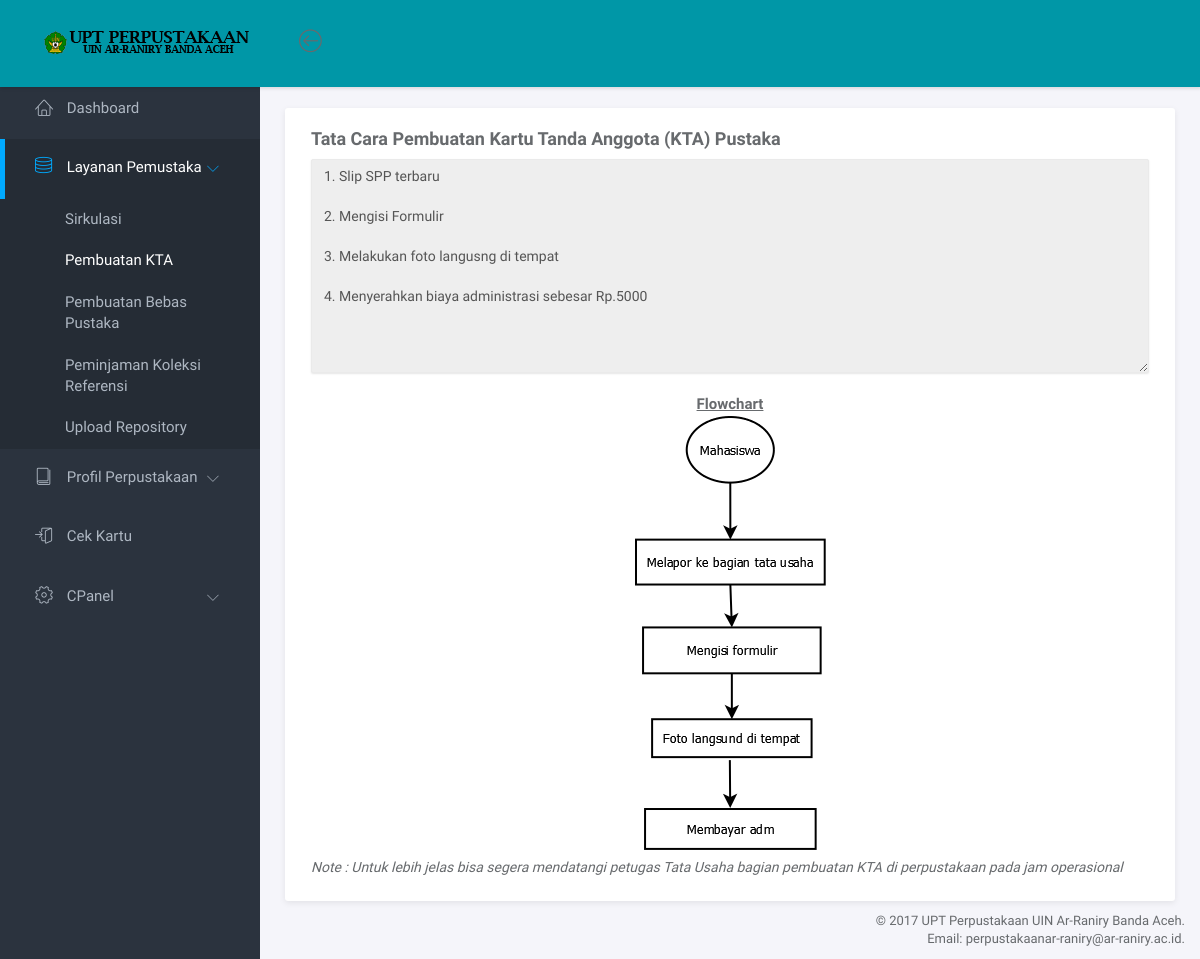
/index.php/tatacara/pembuatankta, run on an earlier commit of the app's database.
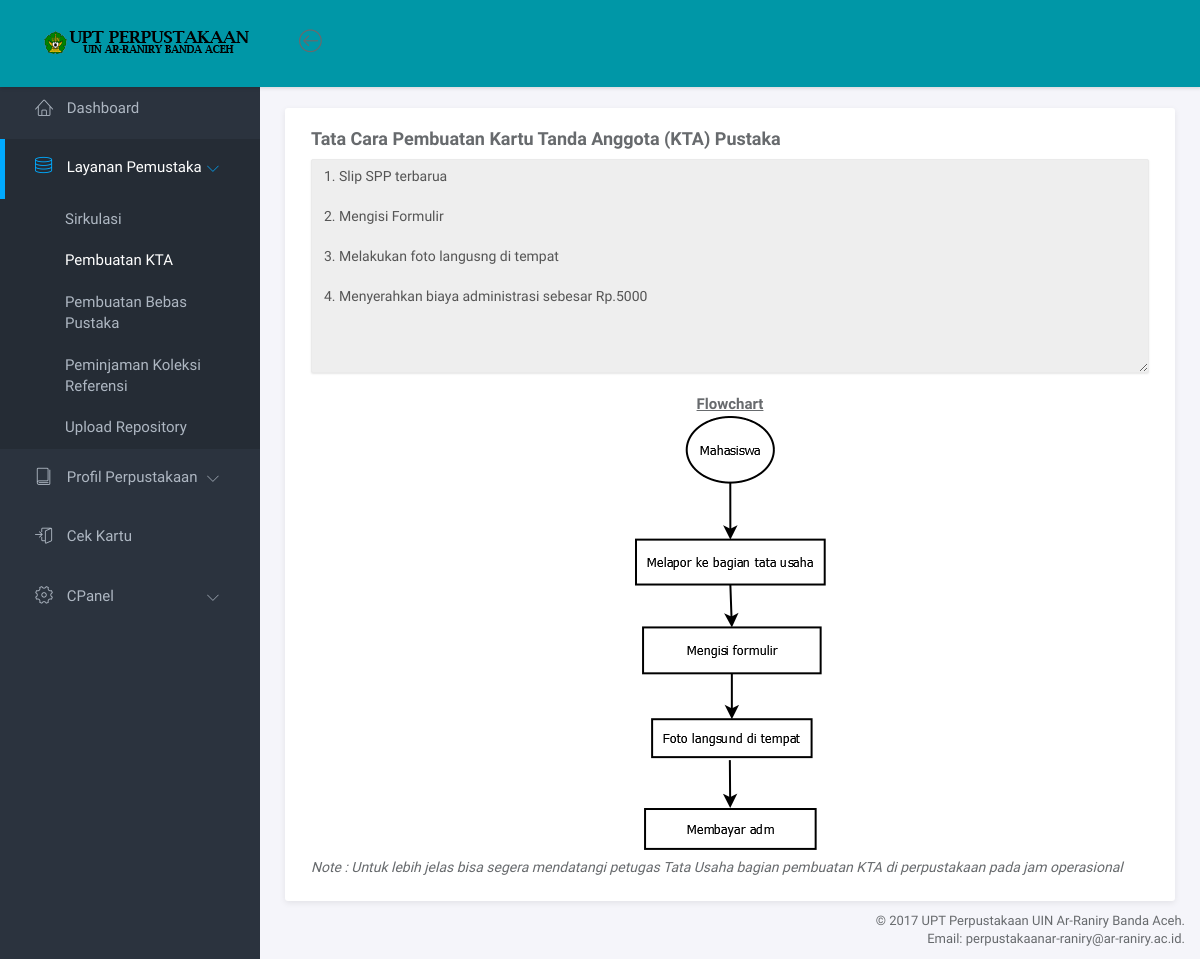
And on a later commit of the database.
### tables this page shows
CREATE TABLE IF NOT EXISTS `pembuatankta` (
  `id_pembuatankta` int(11) NOT NULL AUTO_INCREMENT,
  `judul_pembuatankta` varchar(255) NOT NULL,
  `deskripsi_pembuatankta` varchar(1000) NOT NULL,
  `gambar_pembuatankta` varchar(255) NOT NULL,
  PRIMARY KEY (`id_pembuatankta`)
);

### application/controllers/Tatacara.php (called while the page is built, shortened)
<?php
class Tatacara extends CI_Controller {
	public function pembuatankta()
	{
		$data['pembuatankta'] = $this->m_cpanel->get_data('pembuatankta')->result();
		$this->load->view('pembuatankta',$data);
	}
}

### index.php (called while the page is built, shortened)
<?php
require_once BASEPATH.'core/CodeIgniter.php';

### application/models/M_cpanel.php (called while the page is built, shortened)
<?php
class M_cpanel extends CI_Model{
		public function get_data($table){
			return $this->db->get($table);
	}
}
?>

### application/views/pembuatankta.php (the view, shortened to what this page needs)
<?php
	$parent='layananpemustaka';
	$halaman='pembuatankta';
?>
<!doctype html>
<html lang="en">
<?php
include "head.php";
?>
<body>
	<div id="wrapper">
		<?php
			include 'navbar.php';
		?>
		<?php
			include 'leftmenu.php';
		?>
		<div class="main">
			<div class="main-content">
				<div class="container-fluid">
					<div class="panel panel-headline">
						<div class="panel-body">
						<?php foreach($pembuatankta as $m) { ?>
							<h4><p><b>
							<?php echo $m->judul_pembuatankta;?>
							</b></p></h4>
							<textarea class="form-control"  name="deskripsi_pembuatankta" rows="10" readonly><?php echo $m->deskripsi_pembuatankta ?></textarea>
							<br>
							<center><b><u>Flowchart</u></b></center>
							<center>
							<img src="<?php echo base_url('assets/assets/img/pembuatankta.png')?>">
							</center>
							<h5><i>Note : Untuk lebih jelas bisa segera mendatangi petugas Tata Usaha bagian pembuatan KTA di perpustakaan pada jam operasional</i></h5>
						<?php } ?>
						</div>
					</div>
				</div>
			</div>
		</div>
		<?php
		include "footer.php";
		?>
	</div>
</body>
</html>

### application/views/head.php (shortened to what this page needs)
<head>
	<link rel="stylesheet" href="<?php echo base_url('assets/assets/vendor/bootstrap/css/bootstrap.min.css')?>">
	<link rel="stylesheet" href="<?php echo base_url('assets/assets/vendor/font-awesome/css/font-awesome.min.css')?>">
	<link rel="stylesheet" href="<?php echo base_url('assets/assets/vendor/linearicons/style.css')?>">
	<link rel="stylesheet" href="<?php echo base_url('assets/assets/css/main.css')?>">
	<link rel="stylesheet" href="<?php echo base_url('assets/assets/css/demo.css')?>">
</head>

### application/views/navbar.php
<nav class="navbar navbar-default navbar-fixed-top">
	<div class="warna">
			<div class="brand">
				<a href="index.html"><img src="<?php echo base_url('assets/assets/img/uptperpustakaan2.png')?>" alt="SIMPUS Ar-Raniry" class="img-responsive logo"></a>
			</div>
			<div class="container-fluid">
				<div class="navbar-btn">
					<button type="button" class="btn-toggle-fullwidth"><i class="lnr lnr-arrow-left-circle"></i></button>
				</div>
			</div>
	</div>
</nav>

### application/views/leftmenu.php (shortened to what this page needs)
<div id="sidebar-nav" class="sidebar">
			<div class="sidebar-scroll">
				<nav>
					<ul class="nav">
					<?php
					if($this->session->userdata('userdata') == 'admin'):
					?>
					<?php else: ?>
					<li>
					<a <?php if($halaman == "dashboard") echo "class='active'"; ?> href="<?php echo base_url(); ?>">
					<i class="lnr lnr-home"></i> <span>Dashboard</span></a>
					</li>
					<li>
					<a <?php if($parent == "layananpemustaka") echo "class='active'"; ?> href="#subPages" data-toggle="collapse"><i class="lnr lnr-database"></i> <span>Layanan Pemustaka</span> <i class="icon-submenu lnr lnr-chevron-left"></i></a>
					<div id="subPages" <?php if($parent == "layananpemustaka"): echo "class='collapse in'"; ?><?php elseif($parent != "layananpemustaka"): echo "class='collapse'"; ?><?php endif ?>>
						<ul class="nav">
						<li><a <?php if($halaman == "sirkulasi") echo "class='active'"; ?> href="<?php echo base_url(); ?>tatacara/sirkulasi">Sirkulasi</a></li>
						<li><a <?php if($halaman == "pembuatankta") echo "class='active'"; ?> href="<?php echo base_url(); ?>tatacara/pembuatankta">Pembuatan KTA</a></li>
						<li><a <?php if($halaman == "pembuatanbebaspustaka") echo "class='active'"; ?> href="<?php echo base_url(); ?>tatacara/pembuatanbebaspustaka">Pembuatan Bebas Pustaka</a></li>
						<li><a <?php if($halaman == "peminjamanreferensi") echo "class='active'"; ?> href="<?php echo base_url(); ?>tatacara/peminjamanreferensi">Peminjaman Koleksi Referensi</a></li>
						<li><a <?php if($halaman == "uploadrepository") echo "class='active'"; ?> href="<?php echo base_url(); ?>tatacara/uploadrepository">Upload Repository</a></li>
						</ul>
					</div>
					</li>
					<li>
					<a <?php if($parent == "profilperpustakaan") echo "class='active'"; ?> href="#subPages2" data-toggle="collapse"><i class="lnr lnr-book"></i> <span>Profil Perpustakaan</span> <i class="icon-submenu lnr lnr-chevron-left"></i></a>
					</li>
					<li><a <?php if($halaman == "cekdenda") echo "class='active'"; ?> href="<?php echo base_url(); ?>cek/cekdenda"><i class="lnr lnr-enter"></i> <span>Cek Kartu</span></a></li>
						<li>
					<a <?php if($parent == "admin") echo "class='active'"; ?> href="#subPages3" data-toggle="collapse"><i class="lnr lnr-cog"></i> <span>CPanel</span> <i class="icon-submenu lnr lnr-chevron-left"></i></a>
						</li>
						<?php endif ?>
					</ul>
				</nav>
			</div>
</div>

### application/views/footer.php
<footer>
	<div class="container-fluid">
		<p class="copyright">&copy; 2017 UPT Perpustakaan UIN Ar-Raniry Banda Aceh</a>. </p>
		<p class="copyright">Email: perpustakaanar-raniry@ar-raniry.ac.id</a>. </p>
	</div>
</footer>

### assets/assets/css/main.css (style rules this page uses)
html { position: relative; min-height: 100%; }
body { background-color: #F3F5F8; font-family: "Source Sans Pro", sans-serif; font-size: 15px; color: #676a6d; }
a { color: #3287B2; }
footer { position: absolute; bottom: 0; right: 0; padding-top: 15px; padding-bottom: 10px; }
.copyright { margin-bottom: 0; text-align: right; font-size: 13px; }
#wrapper .sidebar { -webkit-transition: all 0.3s ease-in-out; -moz-transition: all 0.3s ease-in-out; -ms-transition: all 0.3s ease-in-out; -o-transition: all 0.3s ease-in-out; transition: all 0.3s ease-in-out; width: 260px; height: 100%; float: left; background-color: #2B333E; position: fixed; left: 0; }
#wrapper .main { -webkit-transition: all 0.3s ease-in-out; -moz-transition: all 0.3s ease-in-out; -ms-transition: all 0.3s ease-in-out; -o-transition: all 0.3s ease-in-out; transition: all 0.3s ease-in-out; width: calc(100% - 260px); left: 0; position: relative; float: right; background-color: #f5f5fa; }
#wrapper #sidebar-nav, #wrapper .main { padding-top: 80px; }
.main-content { padding: 28px 10px; }
.navbar-default { -webkit-transition: all 0.3s ease-in-out; -moz-transition: all 0.3s ease-in-out; -ms-transition: all 0.3s ease-in-out; -o-transition: all 0.3s ease-in-out; transition: all 0.3s ease-in-out; -moz-box-shadow: 1px 2px 3px rgba(0, 0, 0, 0.1); -webkit-box-shadow: 1px 2px 3px rgba(0, 0, 0, 0.1); box-shadow: 1px 2px 3px rgba(0, 0, 0, 0.1); -webkit-border-radius: 0; -moz-border-radius: 0; border-radius: 0; padding: 0; margin: 0; border: none; background-color: #0097A7; }
.navbar-default .brand { float: left; padding: 30px 39px; background-color: #0097A7; }
.navbar-btn { float: left; padding: 16px 0; }
.navbar-btn button { font-size: 24px; padding: 4px 8px; line-height: .7; border: none; background: none; outline: none; }
.sidebar { z-index: 9; }
.sidebar .nav > li > a { padding: 18px 30px; color: #AEB7C2; border-left: 5px solid transparent; }
.sidebar .nav > li > a:hover, .sidebar .nav > li > a:focus, .sidebar .nav > li > a.active { color: #fff; background-color: transparent; }
.sidebar .nav > li > a:hover i, .sidebar .nav > li > a:focus i, .sidebar .nav > li > a.active i { color: #00AAFF; }
.sidebar .nav > li > a:focus, .sidebar .nav > li > a.active { background-color: #252c35; border-left-color: #00AAFF; }
.sidebar .nav > li > a[data-toggle="collapse"] .icon-submenu { display: inline-block; vertical-align: middle; *vertical-align: auto; *zoom: 1; *display: inline; -webkit-transition: all 0.2s ease-out; -moz-transition: all 0.2s ease-out; -ms-transition: all 0.2s ease-out; -o-transition: all 0.2s ease-out; transition: all 0.2s ease-out; float: right; position: relative; top: 5px; font-size: 12px; line-height: 1.1; -moz-transform: rotate(-90deg); -ms-transform: rotate(-90deg); -webkit-transform: rotate(-90deg); transform: rotate(-90deg); }
.sidebar .nav i { margin-right: 10px; font-size: 18px; }
.sidebar .nav span { -webkit-transition: all 0.3s ease-in-out; -moz-transition: all 0.3s ease-in-out; -ms-transition: all 0.3s ease-in-out; -o-transition: all 0.3s ease-in-out; transition: all 0.3s ease-in-out; position: relative; top: -2px; }
.sidebar .nav .nav { background-color: #252c35; }
.sidebar .nav .nav > li > a { padding-left: 60px; padding-top: 10px; padding-bottom: 10px; }
.sidebar .nav .nav > li > a:focus, .sidebar .nav .nav > li > a.active { background-color: transparent; border-left-color: transparent; }
.form-control { -moz-box-shadow: 0px 1px 2px 0 rgba(0, 0, 0, 0.1); -webkit-box-shadow: 0px 1px 2px 0 rgba(0, 0, 0, 0.1); box-shadow: 0px 1px 2px 0 rgba(0, 0, 0, 0.1); -webkit-border-radius: 2px; -moz-border-radius: 2px; border-radius: 2px; border-color: #eaeaea; background-color: #fcfcfc; }
.panel { -webkit-border-radius: 3px; -moz-border-radius: 3px; border-radius: 3px; -moz-box-shadow: 0 2px 6px rgba(0, 0, 0, 0.08); -webkit-box-shadow: 0 2px 6px rgba(0, 0, 0, 0.08); box-shadow: 0 2px 6px rgba(0, 0, 0, 0.08); background-color: #fff; margin-bottom: 30px; }
.panel .panel-heading, .panel .panel-body, .panel .panel-footer { padding-left: 25px; padding-right: 25px; }
.panel .panel-body { padding-top: 10px; padding-bottom: 15px; }

What changed in the data, as far as the page shows it:
changed pembuatankta "Tata Cara Pembuatan Kartu Tanda Anggota (KTA) Pustaka": deskripsi_pembuatankta "1. Slip SPP terbaru 2. Mengisi Formulir 3. Melakukan foto langusng di tempat 4. Menyerahkan biaya administrasi sebesar Rp.5000" → "1. Slip SPP terbarua 2. Mengisi Formulir 3. Melakukan foto langusng di tempat 4. Menyerahkan biaya administrasi sebesar Rp.5000"
